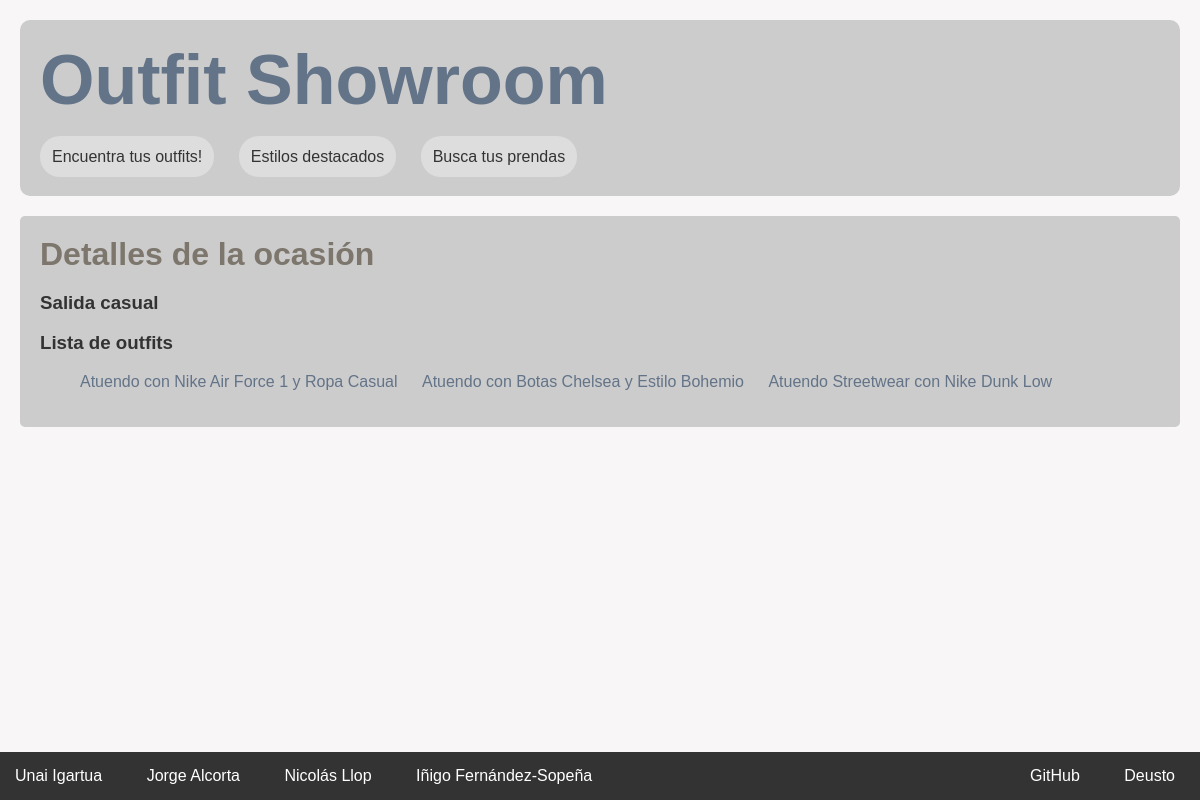
The page /appOutfitShowroom/ocasion/3 on the database its author committed.
### appOutfitShowroom/models.py (models this page shows, shortened)
class Ocasion(models.Model):
    nombre = models.CharField(max_length=50)

class Outfit(models.Model):
    nombre = models.CharField(max_length=200)
    descripcion = models.TextField(max_length=700)
    ocasion = models.ForeignKey(Ocasion, on_delete=models.CASCADE)
    estilo = models.ManyToManyField(Estilo)
    precio = models.IntegerField(default=0)
    imagen = models.ImageField(upload_to='img',blank=True,null=True,verbose_name='Image')
    fecha = models.DateTimeField(auto_now_add=True)

### appOutfitShowroom/views.py (the view)
# urls.py: path('ocasion/<int:ocasion_id>', views.detalles_ocasion, name='ocasiones'),
def detalles_ocasion(request, ocasion_id):
	ocasion = Ocasion.objects.get(pk=ocasion_id)
	outfits = Outfit.objects.filter(ocasion=ocasion_id)
	context = {'titulo_pagina': "Detalles de la ocasión", 'ocasion': ocasion, 'outfits': outfits}
	return render(request, 'ocasion.html', context)

### appOutfitShowroom/templates/ocasion.html
{% extends "base.html" %}
{% load static %}
{% block contenido %}
<h2>Detalles de la ocasión</h2>
{% if ocasion %}
    <h3>{{ ocasion.nombre}}</h3>
	<h3>Lista de outfits</h3>
	{% if outfits %}
		<ol>
		{% for e in outfits %}
			<li>
				<a href="{% url 'outfit' e.id %}">{{ e.nombre}}</a>
			</li>
		{% endfor %}
		</ol>
	{% else %}
		<p>No tiene outfits asociados.</p>
	{% endif %}
{% else %}
    <p>No existe esta ocasión.</p>
{% endif %}
{% endblock %}

### appOutfitShowroom/static/css/estilos.css (style rules this page uses)
body, h1, h2, p, ul, li { margin: 0; padding: 0; }
body { font-family: 'Arial', sans-serif; background-color: #f9f6f8; color: #333; }
h2 { font-size: 32px; color: #7c766d; }
li { display: inline; margin-right: 20px; }
a { color: #637388; text-decoration: none; }

### rows shown on the page
Ocasion: nombre "Salida casual"
Outfit: nombre "Atuendo con Nike Air Force 1 y Ropa Casual"
Outfit: nombre "Atuendo con Botas Chelsea y Estilo Bohemio"
Outfit: nombre "Atuendo Streetwear con Nike Dunk Low"
